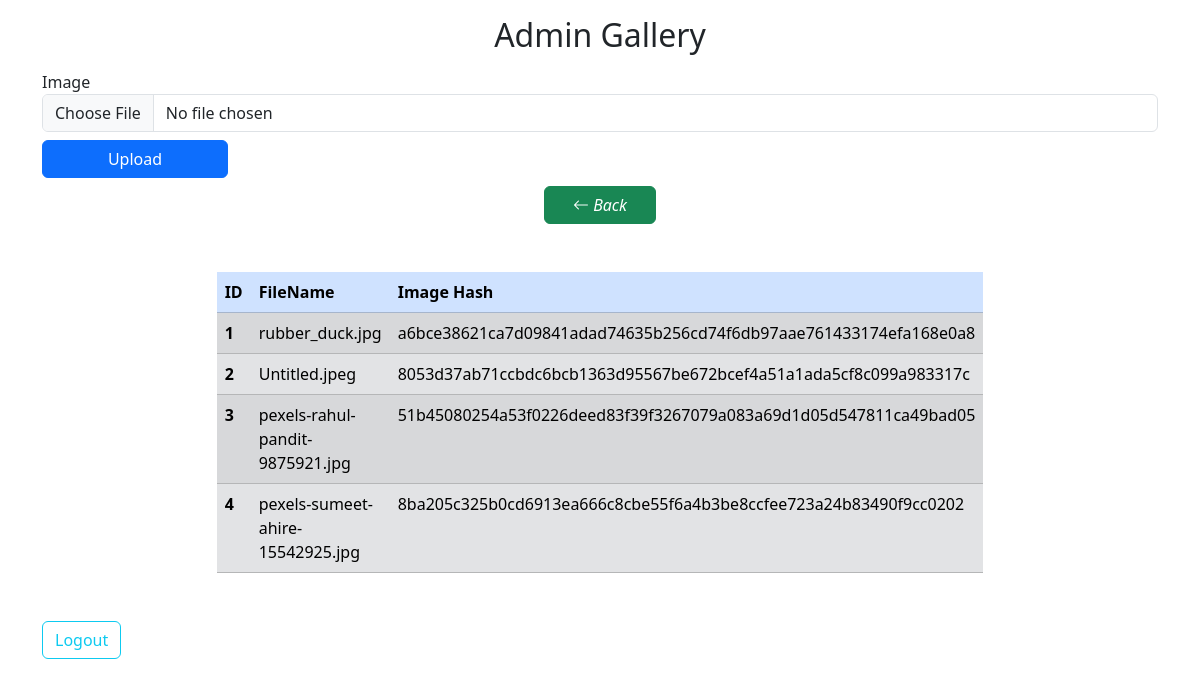
/admin/admin-gallery/ (signed in), run on the app's committed database.
### app/blueprints/admin/models.py (models this page shows)
class ImageHash(db.Model):
    __tablename__ = "image_info"
    id = db.Column("id", db.Integer, primary_key=True)
    img_name = db.Column("img_name", db.String(64), nullable=False)
    img_hash = db.Column("img_hash", db.String)

### app/blueprints/admin/__init__.py (the view, shortened to what this page needs)
@admin_page.route('/admin-gallery/', methods=['GET', 'POST'])
@login_required
def gallery_list():
    form = GalleryForm()
    image_info = ImageHash.query.all()
    return render_template('admin_gallery.html', form=form, image_info=image_info)

### app/blueprints/admin/forms.py
class GalleryForm(FlaskForm):
    image = FileField(validators=[
        FileAllowed(['jpg', 'png', 'jpeg'], "Please upload images only"),
        FileRequired()
    ])
    submit_btn = SubmitField("Upload")

### app/__init__.py (called while the page is built)
def create_app():
    app = Flask(__name__, instance_relative_config=False)
    app.config.from_object("config.Config")
    db.init_app(app)
    migrate.init_app(app, db)
    login_manager.init_app(app)
    from .blueprints.admin.models import User
    @login_manager.user_loader
    def user_loader(user_id):
        return User.query.get(user_id)
    with app.app_context():
        from .blueprints.admin import admin_page
        from .blueprints.gallery import gallery_page
        app.register_blueprint(gallery_page, url_prefix='/gallery')
        app.register_blueprint(admin_page, url_prefix='/admin')
        from . import routes
        return app

### app/blueprints/admin/templates/admin_gallery.html (shortened to what this page needs)
{% extends 'admin_base.html' %}
{% block head %}
<link rel="stylesheet" href="{{ url_for('admin.static', filename='styles/admin.css') }}">
{% endblock %}
{% block body %}
<div class="container-fluid container d-flex flex-column" x-data="{ goBack: function() { window.location.href = '{{url_for('admin.admin_dashboard')}}' } }">
    <h2 class="text-center m-3">Admin Gallery</h2>
    <form method="POST" enctype="multipart/form-data">
        {{ form.image.label(class="form-control-label") }}
        {{ form.image(class="form-control form-control-md") }}
        {{ form.submit_btn(class="btn btn-primary col-2 my-2 btn-md") }}
    </form>
    <button class="btn btn-success btn-md back-btn" @click="goBack">
        <i class="bi bi-arrow-left">
            Back
        </i>
    </button>
    <table class="table table-striped table-hover table-responsive-md gallery-table">
        <thead>
            <tr class="table-primary">
                <th scope="col">ID</th>
                <th scope="col">FileName</th>
                <th scope="col">Image Hash</th>
            </tr>
        </thead>
        <tbody>
            {% for image in image_info %}
            <tr class="table-responsive table-secondary">
                <th scope="row">{{ image.id }}</th>
                <td>{{ image.img_name }}</td>
                <td>{{ image.img_hash }}</td>
            </tr>
            {% endfor %}
        </tbody>
    </table>
    <a href="{{ url_for('admin.logout') }}">
        <button class="btn btn-outline-info">Logout</button>
    </a>
</div>
{% endblock %}

### app/blueprints/admin/templates/admin_base.html (shortened to what this page needs)
<!DOCTYPE html>
<html lang="en">
<head>
    <link href="https://cdn.jsdelivr.net/npm/bootstrap@5.3.1/dist/css/bootstrap.min.css" rel="stylesheet">
    <link rel="stylesheet" href="https://cdn.jsdelivr.net/npm/bootstrap-icons@1.10.5/font/bootstrap-icons.css">
    {% block head %}{% endblock %}
</head>
<body>
    {% block body %}{% endblock %}
</body>
</html>

### app/blueprints/admin/static/styles/admin.css (style rules this page uses)
* { margin: 0; padding: 0; box-sizing: border-box; }
.back-btn { width: 10%; margin:auto; }
.gallery-table { width: 50%; margin: 3rem auto; }

### data on the page
ImageHash: id "1", img_name "rubber_duck.jpg", img_hash "a6bce38621ca7d09841adad74635b256cd74f6db97aae761433174efa168e0a8"
ImageHash: id "2", img_name "Untitled.jpeg", img_hash "8053d37ab71ccbdc6bcb1363d95567be672bcef4a51a1ada5cf8c099a983317c"
ImageHash: id "3", img_name "pexels-rahul-pandit-9875921.jpg", img_hash "51b45080254a53f0226deed83f39f3267079a083a69d1d05d547811ca49bad05"
ImageHash: id "4", img_name "pexels-sumeet-ahire-15542925.jpg", img_hash "8ba205c325b0cd6913ea666c8cbe55f6a4b3be8ccfee723a24b83490f9cc0202"
